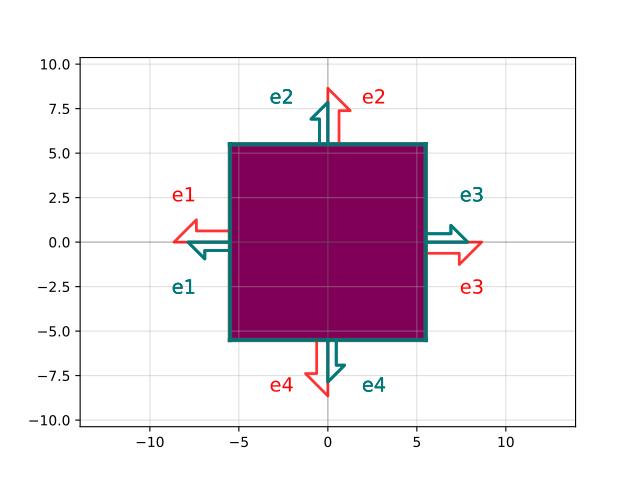

Source code (Python):
import gdsfactory as gf

c = gf.components.via_stack(size=(11.0, 11.0), layers=((41, 0), (45, 0), (49, 0)))
c.plot()
